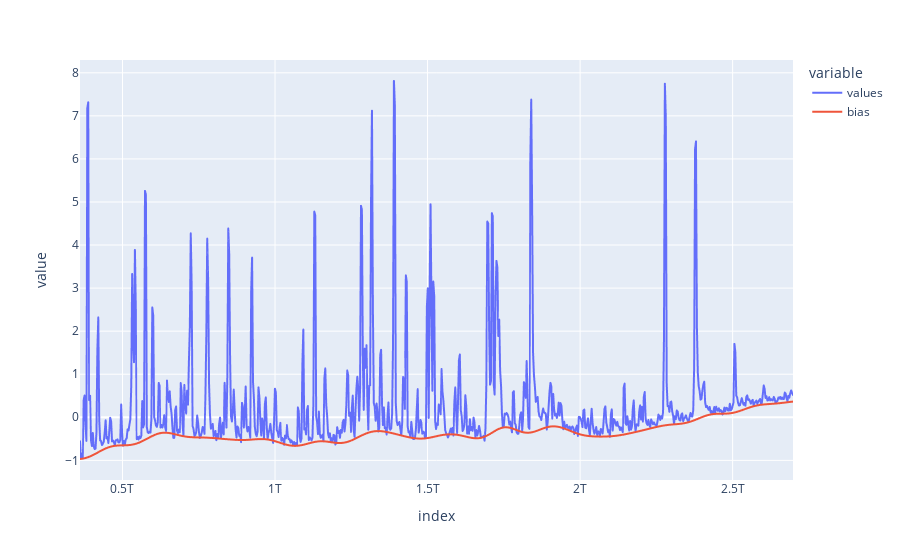

This figure's notebook cell:
### Markdown cell above
Ensuite application du filtre passe bas sur ce minimum

### Code cell
bias = tools.butter_lowpass_filter(bias.squeeze(), tools.BIAS_FREQ, 1 / tools.PERIOD * 1000)
newdf['bias'] = bias[LENGHT_ADDED : -LENGHT_ADDED]
newdf.plot()

### Figure 1 — Plotly figure (JSON) as saved in the notebook; plotly's stock layout.template omitted (floating-point values rounded to 4 significant figures; data arrays with more than 128 entries replaced by an {"elided": "..."} marker saying what was removed)
{"data": [{"hovertemplate": "variable=values<br>index=%{x}<br>value=%{y}<extra></extra>", "legendgroup": "values", "line": {"color": "#636efa", "dash": "solid"}, "mode": "lines", "name": "values", "showlegend": true, "type": "scattergl", "x": {"elided": "780 int values"}, "xaxis": "x", "y": {"elided": "780 float values"}, "yaxis": "y"}, {"hovertemplate": "variable=bias<br>index=%{x}<br>value=%{y}<extra></extra>", "legendgroup": "bias", "line": {"color": "#EF553B", "dash": "solid"}, "mode": "lines", "name": "bias", "showlegend": true, "type": "scattergl", "x": {"elided": "780 int values"}, "xaxis": "x", "y": {"elided": "780 float values"}, "yaxis": "y"}], "layout": {"legend": {"title": {"text": "variable"}, "tracegroupgap": 0}, "margin": {"t": 60}, "xaxis": {"anchor": "y", "domain": [0, 1], "title": {"text": "index"}}, "yaxis": {"anchor": "x", "domain": [0, 1], "title": {"text": "value"}}}}
